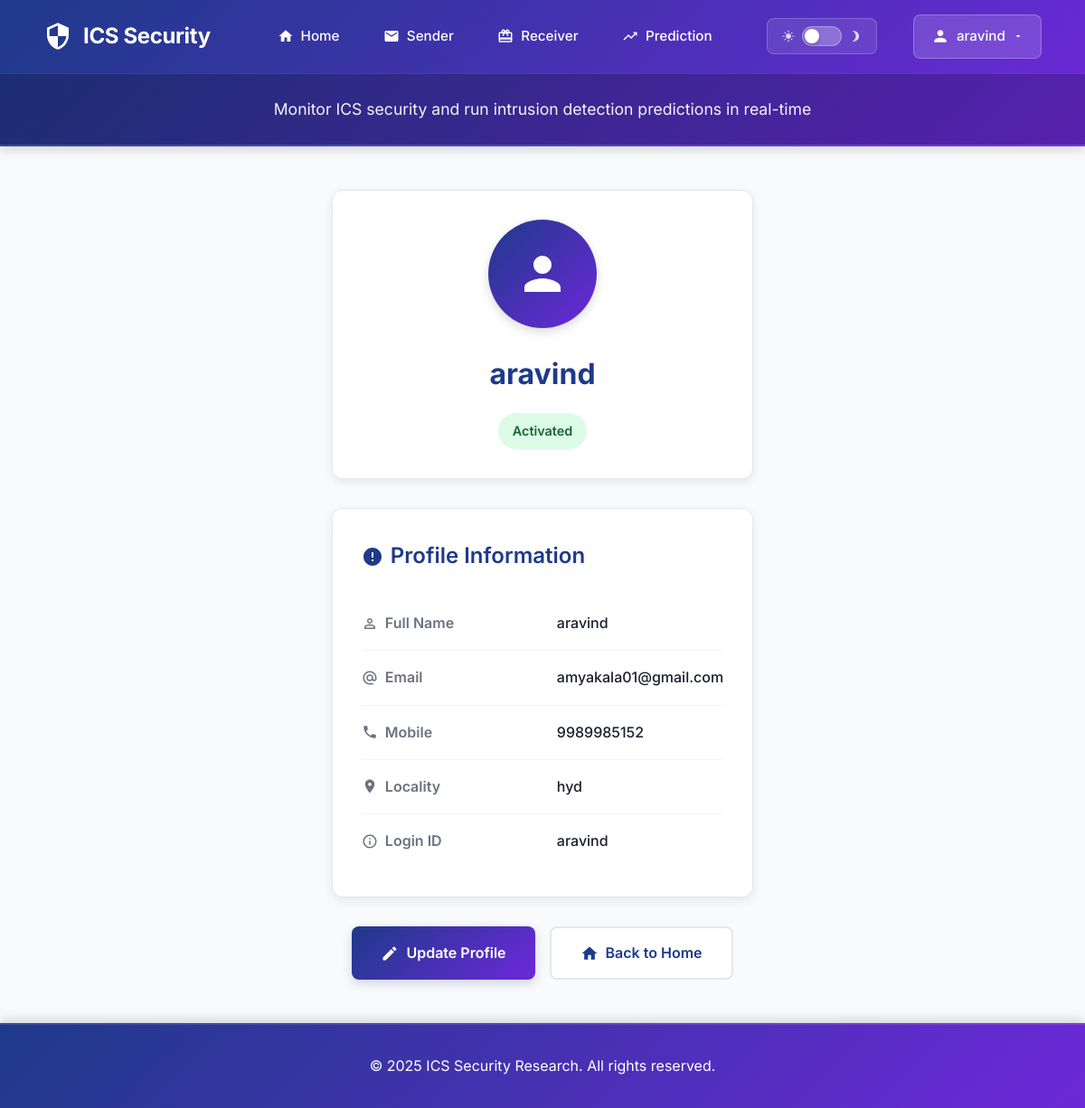
/profile/ (signed in), run on the app's committed database.
### users/models.py (models this page shows, shortened)
class UserRegistrationModel(models.Model):
    name = models.CharField(max_length=100)
    loginid = models.CharField(unique=True, max_length=100)
    password = models.CharField(max_length=100)
    mobile = models.CharField(unique=True, max_length=100)
    email = models.CharField(unique=True, max_length=100)
    locality = models.CharField(max_length=100)
    address = models.CharField(max_length=1000)
    city = models.CharField(max_length=100)
    state = models.CharField(max_length=100)
    status = models.CharField(max_length=100)
    class Meta:
        db_table = 'UserRegistrations'

### users/views.py (the view)
# urls.py: path('profile/', usr.user_profile, name='user_profile'),
def user_profile(request):
    if 'id' not in request.session:
        messages.error(request, 'Please login to view your profile.')
        return redirect('UserLoginCheck')
    try:
        user = UserRegistrationModel.objects.get(id=request.session['id'])
        context = {
            'user': user
        }
        return render(request, 'user_profile.html', context)
    except UserRegistrationModel.DoesNotExist:
        messages.error(request, 'User not found.')
        return redirect('UserLoginCheck')

### templates/user_profile.html (shortened to what this page needs)
{% extends 'userbase.html' %}
{% block content %}
<div class="profile-container">
    <div class="profile-header">
        <div class="profile-avatar">
            <svg xmlns="http://www.w3.org/2000/svg" viewBox="0 0 24 24">
                <path d="M12 12c2.21 0 4-1.79 4-4s-1.79-4-4-4-4 1.79-4 4 1.79 4 4 4zm0 2c-2.67 0-8 1.34-8 4v2h16v-2c0-2.66-5.33-4-8-4z"/>
            </svg>
        </div>
        <h1>{{ user.name }}</h1>
        <span class="profile-status status-{{ user.status }}">
            {{ user.status|title }}
        </span>
    </div>
    <div class="profile-details">
        <h2>
            <svg xmlns="http://www.w3.org/2000/svg" viewBox="0 0 24 24">
                <path d="M12 2C6.48 2 2 6.48 2 12s4.48 10 10 10 10-4.48 10-10S17.52 2 12 2zm1 15h-2v-2h2v2zm0-4h-2V7h2v6z"/>
            </svg>
            Profile Information
        </h2>
        <div class="detail-row">
            <div class="detail-label">
                Full Name
            </div>
            <div class="detail-value">{{ user.name }}</div>
        </div>
        <div class="detail-row">
            <div class="detail-label">
                Email
            </div>
            <div class="detail-value">{{ user.email }}</div>
        </div>
        <div class="detail-row">
            <div class="detail-label">
                <svg xmlns="http://www.w3.org/2000/svg" viewBox="0 0 24 24">
                    <path d="M6.62 10.79c1.44 2.83 3.76 5.14 6.59 6.59l2.2-2.2c.27-.27.67-.36 1.02-.24 1.12.37 2.33.57 3.57.57.55 0 1 .45 1 1V20c0 .55-.45 1-1 1-9.39 0-17-7.61-17-17 0-.55.45-1 1-1h3.5c.55 0 1 .45 1 1 0 1.25.2 2.45.57 3.57.11.35.03.74-.25 1.02l-2.2 2.2z"/>
                </svg>
                Mobile
            </div>
            <div class="detail-value">{{ user.mobile }}</div>
        </div>
        <div class="detail-row">
            <div class="detail-label">
                <svg xmlns="http://www.w3.org/2000/svg" viewBox="0 0 24 24">
                    <path d="M12 2C8.13 2 5 5.13 5 9c0 5.25 7 13 7 13s7-7.75 7-13c0-3.87-3.13-7-7-7zm0 9.5c-1.38 0-2.5-1.12-2.5-2.5s1.12-2.5 2.5-2.5 2.5 1.12 2.5 2.5-1.12 2.5-2.5 2.5z"/>
                </svg>
                Locality
            </div>
            <div class="detail-value">{{ user.locality }}</div>
        </div>
        <div class="detail-row">
            <div class="detail-label">
                <svg xmlns="http://www.w3.org/2000/svg" viewBox="0 0 24 24">
                    <path d="M11 7h2v2h-2zm0 4h2v6h-2zm1-9C6.48 2 2 6.48 2 12s4.48 10 10 10 10-4.48 10-10S17.52 2 12 2zm0 18c-4.41 0-8-3.59-8-8s3.59-8 8-8 8 3.59 8 8-3.59 8-8 8z"/>
                </svg>
                Login ID
            </div>
            <div class="detail-value">{{ user.loginid }}</div>
        </div>
    </div>
    <div class="action-buttons">
        <a href="{% url 'update_profile' %}" class="btn btn-primary">
            <svg xmlns="http://www.w3.org/2000/svg" viewBox="0 0 24 24">
                <path d="M3 17.25V21h3.75L17.81 9.94l-3.75-3.75L3 17.25zM20.71 7.04c.39-.39.39-1.02 0-1.41l-2.34-2.34c-.39-.39-1.02-.39-1.41 0l-1.83 1.83 3.75 3.75 1.83-1.83z"/>
            </svg>
            Update Profile
        </a>
        <a href="{% url 'userhome' %}" class="btn btn-secondary">
            <svg xmlns="http://www.w3.org/2000/svg" viewBox="0 0 24 24">
                <path d="M10 20v-6h4v6h5v-8h3L12 3 2 12h3v8z"/>
            </svg>
            Back to Home
        </a>
    </div>
</div>
{% endblock %}

### templates/Userbase.html (style rules this page uses)
* { box-sizing: border-box; margin: 0; padding: 0; }
body { font-family: 'Inter', -apple-system, BlinkMacSystemFont, 'Segoe UI', Roboto, sans-serif; background-color: #f9fafb; color: #1a202c; line-height: 1.7; display: flex; flex-direction: column; min-height: 100vh; overflow-x: hidden; transition: background-color 0.3s ease, color 0.3s ease; }
body.light-theme { background-color: #f9fafb; color: #1a202c; }

### templates/user_profile.html (style rules this page uses)
.profile-container { max-width: 800px; margin: 0 auto; }
.profile-header { background: white; border-radius: 12px; padding: 2rem; margin-bottom: 2rem; box-shadow: 0 4px 12px rgba(0, 0, 0, 0.08); border: 1px solid #e5e7eb; text-align: center; }
.profile-avatar { width: 120px; height: 120px; background: linear-gradient(135deg, #1e3a8a, #6d28d9); border-radius: 50%; display: flex; align-items: center; justify-content: center; margin: 0 auto 1.5rem; box-shadow: 0 4px 12px rgba(0, 0, 0, 0.15); }
.profile-avatar svg { width: 60px; height: 60px; fill: white; }
.profile-header h1 { font-size: 2rem; font-weight: 700; color: #1e3a8a; margin-bottom: 0.5rem; }
.profile-status { display: inline-block; padding: 0.5rem 1rem; border-radius: 20px; font-size: 0.9rem; font-weight: 600; margin-top: 0.5rem; }
.status-activated { background: #dcfce7; color: #166534; }
.profile-details { background: white; border-radius: 12px; padding: 2rem; box-shadow: 0 4px 12px rgba(0, 0, 0, 0.08); border: 1px solid #e5e7eb; margin-bottom: 2rem; }
.profile-details h2 { font-size: 1.5rem; font-weight: 600; color: #1e3a8a; margin-bottom: 1.5rem; display: flex; align-items: center; gap: 0.5rem; }
.profile-details h2 svg { width: 24px; height: 24px; fill: currentColor; }
.detail-row { display: grid; grid-template-columns: 200px 1fr; gap: 1rem; padding: 1rem 0; border-bottom: 1px solid #f3f4f6; }
.detail-row:last-child { border-bottom: none; }
.detail-label { font-weight: 600; color: #6b7280; display: flex; align-items: center; gap: 0.5rem; }
.detail-label svg { width: 18px; height: 18px; fill: currentColor; }
.detail-value { color: #1a202c; font-weight: 500; }
.action-buttons { display: flex; gap: 1rem; justify-content: center; flex-wrap: wrap; }
.btn { padding: 0.875rem 2rem; border-radius: 8px; font-weight: 600; font-size: 1rem; text-decoration: none; display: inline-flex; align-items: center; gap: 0.5rem; transition: all 0.2s ease; border: none; cursor: pointer; }
.btn svg { width: 20px; height: 20px; fill: currentColor; }
.btn-primary { background: linear-gradient(135deg, #1e3a8a, #6d28d9); color: white; box-shadow: 0 4px 12px rgba(30, 58, 138, 0.2); }
.btn-secondary { background: white; color: #1e3a8a; border: 2px solid #e5e7eb; }

### data on the page
UserRegistrationModel: name "aravind", status "Activated", email "amyakala01@gmail.com", mobile "9989985152", locality "hyd", loginid "aravind"

### other printed values
{{ request.session.loggeduser|default:"User" }} "aravind"
